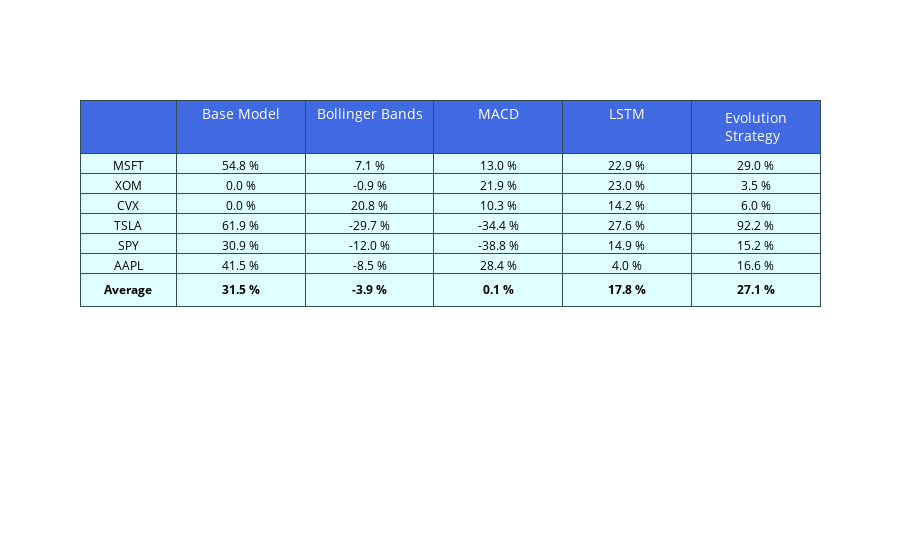

Source (notebook cell):
### Code cell
fig = go.Figure(data=[go.Table(
    columnwidth = [300, 400],
    header=dict(values=['']+models_list,
                line_color='darkslategray',
                fill_color='royalblue',
                align='center',
                font=dict(color='white', size=14)
               ),
    cells=dict(values=[
                 ticker_list+['<b>Average</b>'],
                 base+['<b>'+base_ave+'</b>'], 
                 bb+['<b>'+bb_ave+'</b>'],
                 macd+['<b>'+macd_ave+'</b>'],
                 lstm+['<b>'+lstm_ave+'</b>'],
                 es+['<b>'+es_ave+'</b>']
                 ],
               line_color='darkslategray',
               fill_color='lightcyan',
               align='center',
               font=dict(color='black', size=12)
              )
)])
fig.show()

### Figure 1 — Plotly figure (JSON) as saved in the notebook; plotly's stock layout.template omitted (floating-point values rounded to 4 significant figures)
{"data": [{"cells": {"align": "center", "fill": {"color": "lightcyan"}, "font": {"color": "black", "size": 12}, "line": {"color": "darkslategray"}, "values": [["MSFT", "XOM", "CVX", "TSLA", "SPY", "AAPL", "<b>Average</b>"], ["54.8 %", "0.0 %", "0.0 %", "61.9 %", "30.9 %", "41.5 %", "<b>31.5 %</b>"], ["7.1 %", "-0.9 %", "20.8 %", "-29.7 %", "-12.0 %", "-8.5 %", "<b>-3.9 %</b>"], ["13.0 %", "21.9 %", "10.3 %", "-34.4 %", "-38.8 %", "28.4 %", "<b>0.1 %</b>"], ["22.9 %", "23.0 %", "14.2 %", "27.6 %", "14.9 %", "4.0 %", "<b>17.8 %</b>"], ["29.0 %", "3.5 %", "6.0 %", "92.2 %", "15.2 %", "16.6 %", "<b>27.1 %</b>"]]}, "columnwidth": [300, 400], "header": {"align": "center", "fill": {"color": "royalblue"}, "font": {"color": "white", "size": 14}, "line": {"color": "darkslategray"}, "values": ["", "Base Model", "Bollinger Bands", "MACD", "LSTM", "Evolution Strategy"]}, "type": "table"}], "layout": {}}
